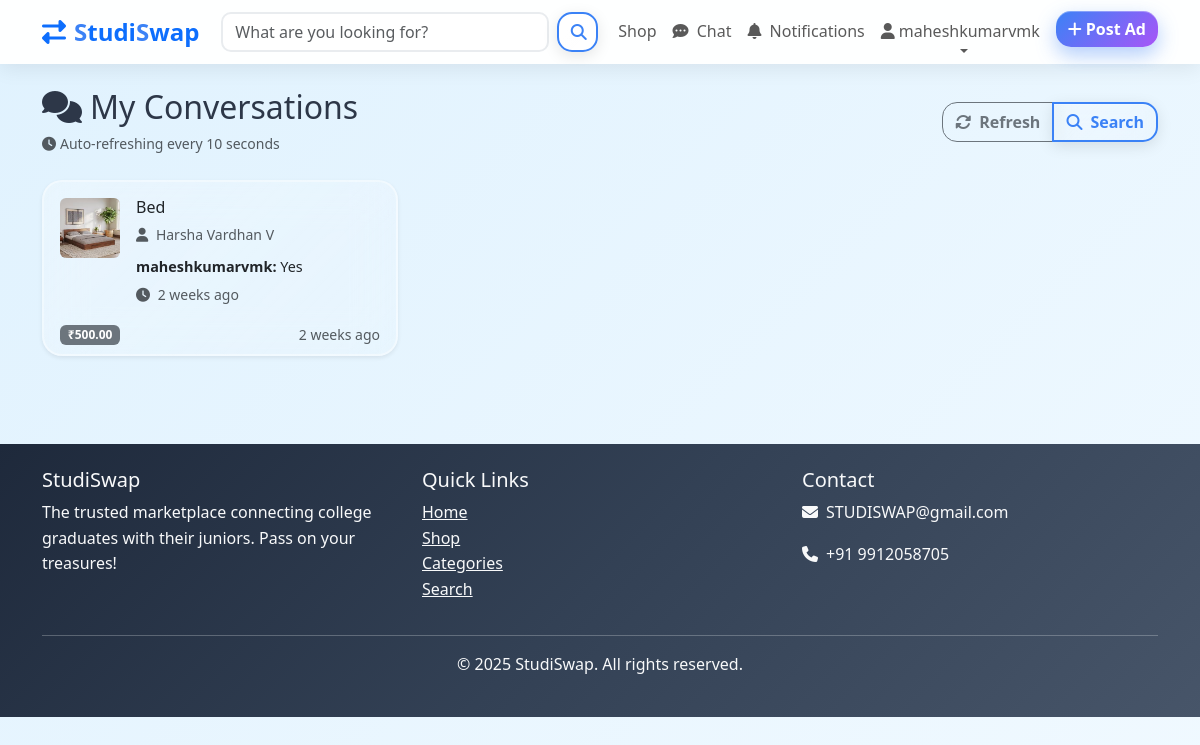
Before: /chat/ (signed in) with the older database file.
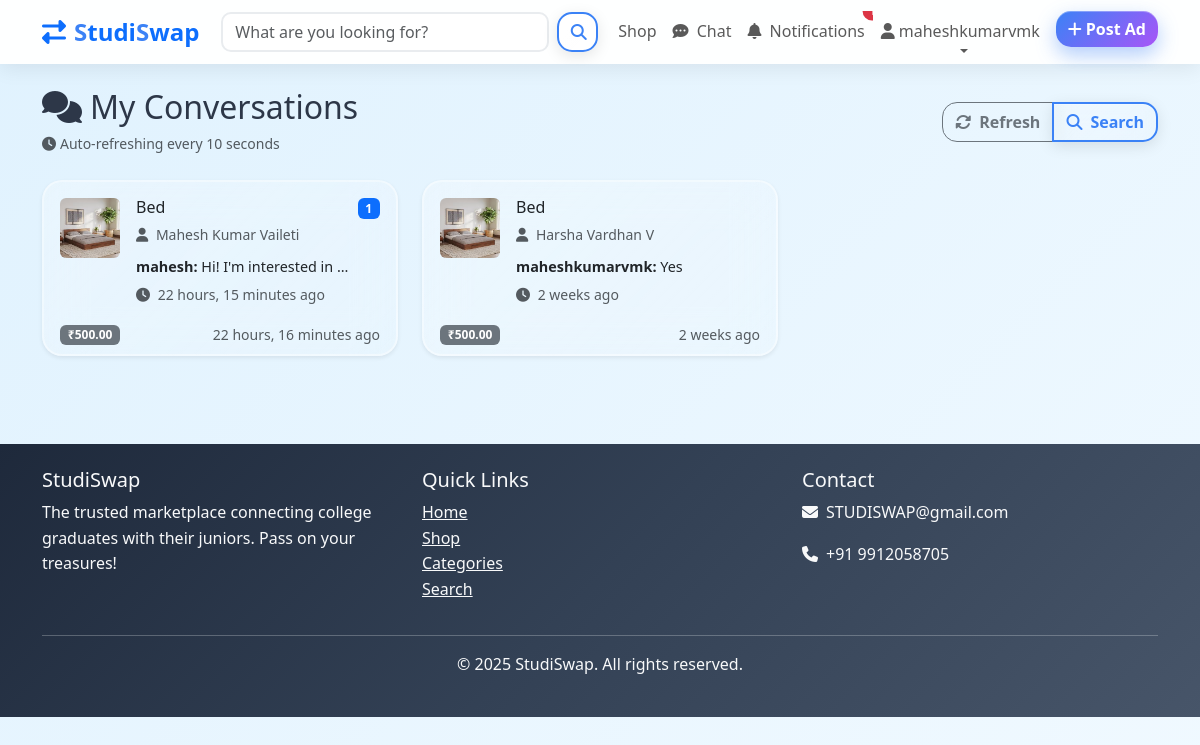
After: the same page with the newer database file.
### chat/models.py (models this page shows, shortened)
class Conversation(models.Model):
    product = models.ForeignKey(Product, on_delete=models.CASCADE, related_name='conversations')
    buyer = models.ForeignKey(User, on_delete=models.CASCADE, related_name='buyer_conversations')
    seller = models.ForeignKey(User, on_delete=models.CASCADE, related_name='seller_conversations')
    created_at = models.DateTimeField(auto_now_add=True)
    updated_at = models.DateTimeField(auto_now=True)
    is_active = models.BooleanField(default=True)
    class Meta:
        unique_together = ('product', 'buyer', 'seller')
        ordering = ['-updated_at']
    @property
    def other_user(self):
        def get_other(current_user):
            return self.seller if current_user == self.buyer else self.buyer
        return get_other
    @property
    def latest_message(self):
        return self.messages.first()

class Message(models.Model):
    conversation = models.ForeignKey(Conversation, on_delete=models.CASCADE, related_name='messages')
    sender = models.ForeignKey(User, on_delete=models.CASCADE, related_name='sent_messages')
    content = models.TextField()
    created_at = models.DateTimeField(auto_now_add=True)
    is_read = models.BooleanField(default=False)
    class Meta:
        ordering = ['-created_at']

### products/models.py (models this page shows, shortened)
class Product(models.Model):
    CONDITION_CHOICES = [
        ('new', 'New'),
        ('like_new', 'Like New'),
        ('good', 'Good'),
        ('fair', 'Fair'),
        ('poor', 'Poor'),
    ]
    STATUS_CHOICES = [
        ('active', 'Active'),
        ('sold', 'Sold'),
        ('inactive', 'Inactive'),
    ]
    title = models.CharField(max_length=200)
    slug = models.SlugField(max_length=200, unique=True, blank=True)
    description = models.TextField()
    price = models.DecimalField(max_digits=10, decimal_places=2)
    category = models.ForeignKey(Category, on_delete=models.CASCADE, related_name='products')
    condition = models.CharField(max_length=20, choices=CONDITION_CHOICES, default='good')
    seller = models.ForeignKey(User, on_delete=models.CASCADE, related_name='products')
    status = models.CharField(max_length=20, choices=STATUS_CHOICES, default='active')
    city = models.CharField(max_length=100)
    state = models.CharField(max_length=100, blank=True)
    country = models.CharField(max_length=100, default='India')
    brand = models.CharField(max_length=100, blank=True)
    model = models.CharField(max_length=100, blank=True)
    is_negotiable = models.BooleanField(default=True)
    is_featured = models.BooleanField(default=False)
    created_at = models.DateTimeField(auto_now_add=True)
    updated_at = models.DateTimeField(auto_now=True)
    views_count = models.PositiveIntegerField(default=0)
    class Meta:
        ordering = ['-created_at']
        indexes = [
            models.Index(fields=['-created_at']),
            models.Index(fields=['status']),
            models.Index(fields=['category']),
            models.Index(fields=['city']),
        ]

class ProductImage(models.Model):
    product = models.ForeignKey(Product, on_delete=models.CASCADE, related_name='images')
    image = models.ImageField(upload_to='products/')
    alt_text = models.CharField(max_length=200, blank=True)
    is_primary = models.BooleanField(default=False)
    created_at = models.DateTimeField(auto_now_add=True)
    class Meta:
        ordering = ['-is_primary', 'created_at']

### chat/views.py (the view)
# urls.py: path('', views.ConversationListView.as_view(), name='conversation_list'),
class ConversationListView(LoginRequiredMixin, ListView):
    model = Conversation
    template_name = 'chat/conversation_list.html'
    context_object_name = 'conversations'
    paginate_by = 20
    def get_queryset(self):
        return Conversation.objects.filter(
            Q(buyer=self.request.user) | Q(seller=self.request.user),
            is_active=True
        ).select_related('product', 'buyer', 'seller').prefetch_related('messages')
    def get_context_data(self, **kwargs):
        context = super().get_context_data(**kwargs)
        for conversation in context['conversations']:
            other_user_func = conversation.other_user
            other_user = other_user_func(self.request.user)
            conversation.other_user_instance = other_user
            conversation.unread_count = conversation.messages.filter(
                sender=other_user,
                is_read=False
            ).count()
        return context

### templates/chat/conversation_list.html (shortened to what this page needs)
{% extends 'base.html' %}
{% load crispy_forms_tags %}
{% block content %}
<div class="container py-4">
    <div class="row">
        <div class="col-12">
            <div class="d-flex justify-content-between align-items-center mb-4">
                <div>
                    <h2 class="mb-1">
                        <i class="fas fa-comments me-2"></i>My Conversations
                    </h2>
                    <small class="text-muted" id="lastUpdated">
                        <i class="fas fa-clock me-1"></i>Auto-refreshing every 10 seconds
                    </small>
                </div>
                <div class="btn-group">
                    <button onclick="manualRefresh()" class="btn btn-outline-secondary" title="Refresh conversations">
                        <i class="fas fa-sync-alt me-2"></i>Refresh
                    </button>
                    <a href="{% url 'chat:search' %}" class="btn btn-outline-primary">
                        <i class="fas fa-search me-2"></i>Search
                    </a>
                </div>
            </div>
            {% if conversations %}
                <div class="row">
                    {% for conversation in conversations %}
                        <div class="col-lg-6 col-xl-4 mb-3">
                            <div class="card h-100 shadow-sm conversation-card"
                                 onclick="window.location='{% url 'chat:conversation_detail' conversation.pk %}'">
                                <div class="card-body">
                                    <div class="d-flex align-items-start">
                                        <div class="me-3">
                                            {% if conversation.product.images.first %}
                                                <img src="{{ conversation.product.images.first.image.url }}"
                                                     class="rounded" width="60" height="60" style="object-fit: cover;">
                                            {% else %}
                                                <div class="bg-light rounded d-flex align-items-center justify-content-center"
                                                     style="width: 60px; height: 60px;">
                                                    <i class="fas fa-image text-muted"></i>
                                                </div>
                                            {% endif %}
                                        </div>
                                        <div class="flex-grow-1 min-width-0">
                                            <h6 class="card-title mb-1 text-truncate">
                                                {{ conversation.product.title }}
                                            </h6>
                                            <p class="text-muted mb-2">
                                                <small>
                                                    <i class="fas fa-user me-1"></i>
                                                    {{ conversation.other_user_instance.get_full_name|default:conversation.other_user_instance.username }}
                                                </small>
                                            </p>
                                            {% if conversation.latest_message %}
                                                <p class="mb-1 text-truncate" style="font-size: 0.9rem;">
                                                    <strong>{{ conversation.latest_message.sender.username }}:</strong>
                                                    {{ conversation.latest_message.content|truncatewords:8 }}
                                                </p>
                                                <small class="text-muted">
                                                    <i class="fas fa-clock me-1"></i>
                                                    {{ conversation.latest_message.created_at|timesince }} ago
                                                </small>
                                            {% else %}
                                                <p class="text-muted mb-1"><em>No messages yet</em></p>
                                            {% endif %}
                                        </div>
                                        {% if conversation.unread_count > 0 %}
                                            <span class="badge bg-primary ms-2">
                                                {{ conversation.unread_count }}
                                            </span>
                                        {% endif %}
                                    </div>
                                </div>
                                <div class="card-footer bg-transparent border-top-0 pt-0">
                                    <div class="d-flex justify-content-between align-items-center">
                                        <span class="badge bg-secondary">
                                            ₹{{ conversation.product.price }}
                                        </span>
                                        <small class="text-muted">
                                            {{ conversation.updated_at|timesince }} ago
                                        </small>
                                    </div>
                                </div>
                            </div>
                        </div>
                    {% endfor %}
                </div>
            {% endif %}
        </div>
    </div>
</div>
{% endblock %}

### templates/base.html (shortened to what this page needs)
<!DOCTYPE html>
<html lang="en">
<head>
    <link href="https://cdn.jsdelivr.net/npm/bootstrap@5.3.2/dist/css/bootstrap.min.css" rel="stylesheet">
    <link rel="stylesheet" href="https://cdnjs.cloudflare.com/ajax/libs/font-awesome/6.4.0/css/all.min.css">
    {% load static %}
    <link rel="stylesheet" href="{% static 'css/style.css' %}">
</head>
<body>
    <nav class="navbar navbar-expand-lg navbar-light shadow-sm" style="background: rgba(255, 255, 255, 0.95) !important; backdrop-filter: blur(10px);">
        <div class="container">
            <a class="navbar-brand fw-bold text-primary" href="{% url 'products:landing' %}" style="font-size: 1.5rem;">
                <i class="fas fa-exchange-alt me-2"></i><span style="color: #3b82f6;">S</span>tudi<span style="color: #3b82f6;">S</span>wap
            </a>
            <div class="collapse navbar-collapse" id="navbarNav">
                <form class="d-flex mx-auto" method="GET" action="{% url 'products:search' %}" style="width: 40%;">
                    <input class="form-control me-2" type="search" name="query" placeholder="What are you looking for?">
                    <button class="btn btn-outline-primary" type="submit">
                        <i class="fas fa-search"></i>
                    </button>
                </form>
                <ul class="navbar-nav ms-auto">
                    <li class="nav-item">
                        <a class="nav-link" href="{% url 'products:shop' %}">Shop</a>
                    </li>
                    {% if user.is_authenticated %}
                        <li class="nav-item">
                            <a class="nav-link position-relative" href="{% url 'chat:conversation_list' %}">
                                <i class="fas fa-comment-dots"></i>
                                <span class="d-none d-lg-inline ms-1">Chat</span>
                            </a>
                        </li>
                        <li class="nav-item">
                            <a class="nav-link position-relative" href="{% url 'notifications:list' %}" id="notificationLink">
                                <i class="fas fa-bell"></i>
                                <span class="d-none d-lg-inline ms-1">Notifications</span>
                                <span class="position-absolute top-0 start-100 translate-middle badge rounded-pill bg-danger"
                                      id="notificationBadge" style="font-size: 0.7em; display: none;">
                                </span>
                            </a>
                        </li>
                        <li class="nav-item dropdown">
                            <a class="nav-link dropdown-toggle" href="#" role="button" data-bs-toggle="dropdown">
                                <i class="fas fa-user me-1"></i>{{ user.username }}
                            </a>
                        </li>
                        <li class="nav-item">
                            <a class="btn btn-primary ms-2" href="{% url 'products:product_create' %}">
                                <i class="fas fa-plus me-1"></i>Post Ad
                            </a>
                        </li>
                    {% endif %}
                </ul>
            </div>
        </div>
    </nav>
    <main>
        {% block content %}
        {% endblock %}
    </main>
    <footer class="bg-dark text-light py-4 mt-5">
        <div class="container">
            <div class="row">
                <div class="col-md-4">
                    <h5>StudiSwap</h5>
                    <p>The trusted marketplace connecting college graduates with their juniors. Pass on your treasures!</p>
                </div>
                <div class="col-md-4">
                    <h5>Quick Links</h5>
                    <ul class="list-unstyled">
                        <li><a href="{% url 'products:landing' %}" class="text-light">Home</a></li>
                        <li><a href="{% url 'products:shop' %}" class="text-light">Shop</a></li>
                        <li><a href="{% url 'categories:category_list' %}" class="text-light">Categories</a></li>
                        <li><a href="{% url 'products:search' %}" class="text-light">Search</a></li>
                    </ul>
                </div>
                <div class="col-md-4">
                    <h5>Contact</h5>
                    <p><i class="fas fa-envelope me-2"></i>STUDISWAP@gmail.com</p>
                    <p><i class="fas fa-phone me-2"></i>+91 9912058705</p>
                </div>
            </div>
            <hr>
            <div class="text-center">
                <p>&copy; 2025 StudiSwap. All rights reserved.</p>
            </div>
        </div>
    </footer>
</body>
</html>

Changed rows visible on the page:
added Conversation: product.images.first.image (picture), product "Bed", other_user_instance.get_full_name "Mahesh Kumar Vaileti", latest_message.sender.username "mahesh", latest_message.content "Hi! I'm interested in…", latest_message.created_at "22 hours, 15 minutes", unread_count "1", product.price "500.00", updated_at "22 hours, 16 minutes"
